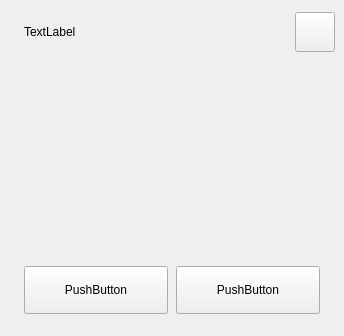
<?xml version="1.0" encoding="UTF-8"?>
<ui version="4.0">
 <class>StartUpPopUp</class>
 <widget class="QWidget" name="StartUpPopUp">
  <property name="geometry">
   <rect>
    <x>0</x>
    <y>0</y>
    <width>344</width>
    <height>336</height>
   </rect>
  </property>
  <property name="minimumSize">
   <size>
    <width>344</width>
    <height>336</height>
   </size>
  </property>
  <property name="maximumSize">
   <size>
    <width>344</width>
    <height>536</height>
   </size>
  </property>
  <property name="windowTitle">
   <string>Form</string>
  </property>
  <layout class="QVBoxLayout" name="verticalLayout_2">
   <property name="spacing">
    <number>0</number>
   </property>
   <property name="leftMargin">
    <number>0</number>
   </property>
   <property name="topMargin">
    <number>0</number>
   </property>
   <property name="rightMargin">
    <number>0</number>
   </property>
   <property name="bottomMargin">
    <number>0</number>
   </property>
   <item>
    <widget class="QWidget" name="verticalWidget" native="true">
     <property name="Style" stdset="0">
      <string>0</string>
     </property>
     <layout class="QVBoxLayout" name="verticalLayout">
      <property name="spacing">
       <number>0</number>
      </property>
      <property name="leftMargin">
       <number>0</number>
      </property>
      <property name="topMargin">
       <number>0</number>
      </property>
      <property name="rightMargin">
       <number>0</number>
      </property>
      <property name="bottomMargin">
       <number>0</number>
      </property>
      <item>
       <widget class="QWidget" name="titleWidget" native="true">
        <layout class="QVBoxLayout" name="verticalLayout_3">
         <property name="spacing">
          <number>0</number>
         </property>
         <property name="leftMargin">
          <number>0</number>
         </property>
         <property name="topMargin">
          <number>0</number>
         </property>
         <property name="rightMargin">
          <number>0</number>
         </property>
         <property name="bottomMargin">
          <number>0</number>
         </property>
         <item>
          <spacer name="verticalSpacer_4">
           <property name="orientation">
            <enum>Qt::Vertical</enum>
           </property>
           <property name="sizeType">
            <enum>QSizePolicy::Fixed</enum>
           </property>
           <property name="sizeHint" stdset="0">
            <size>
             <width>20</width>
             <height>12</height>
            </size>
           </property>
          </spacer>
         </item>
         <item>
          <layout class="QHBoxLayout" name="horizontalLayout">
           <property name="spacing">
            <number>0</number>
           </property>
           <item>
            <layout class="QVBoxLayout" name="verticalLayout_5">
             <property name="spacing">
              <number>0</number>
             </property>
             <item>
              <spacer name="verticalSpacer_6">
               <property name="orientation">
                <enum>Qt::Vertical</enum>
               </property>
               <property name="sizeType">
                <enum>QSizePolicy::Fixed</enum>
               </property>
               <property name="sizeHint" stdset="0">
                <size>
                 <width>20</width>
                 <height>9</height>
                </size>
               </property>
              </spacer>
             </item>
             <item>
              <layout class="QHBoxLayout" name="horizontalLayout_4">
               <property name="spacing">
                <number>0</number>
               </property>
               <item>
                <spacer name="horizontalSpacer">
                 <property name="orientation">
                  <enum>Qt::Horizontal</enum>
                 </property>
                 <property name="sizeType">
                  <enum>QSizePolicy::Fixed</enum>
                 </property>
                 <property name="sizeHint" stdset="0">
                  <size>
                   <width>24</width>
                   <height>20</height>
                  </size>
                 </property>
                </spacer>
               </item>
               <item>
                <widget class="QLabel" name="slideupTitle_label">
                 <property name="text">
                  <string>TextLabel</string>
                 </property>
                </widget>
               </item>
               <item>
                <spacer name="horizontalSpacer_2">
                 <property name="orientation">
                  <enum>Qt::Horizontal</enum>
                 </property>
                 <property name="sizeHint" stdset="0">
                  <size>
                   <width>40</width>
                   <height>20</height>
                  </size>
                 </property>
                </spacer>
               </item>
              </layout>
             </item>
             <item>
              <spacer name="verticalSpacer_5">
               <property name="orientation">
                <enum>Qt::Vertical</enum>
               </property>
               <property name="sizeType">
                <enum>QSizePolicy::Fixed</enum>
               </property>
               <property name="sizeHint" stdset="0">
                <size>
                 <width>20</width>
                 <height>9</height>
                </size>
               </property>
              </spacer>
             </item>
            </layout>
           </item>
           <item>
            <widget class="ClosePushButton" name="popup_close_btn">
             <property name="minimumSize">
              <size>
               <width>40</width>
               <height>40</height>
              </size>
             </property>
             <property name="maximumSize">
              <size>
               <width>40</width>
               <height>40</height>
              </size>
             </property>
             <property name="text">
              <string/>
             </property>
            </widget>
           </item>
           <item>
            <spacer name="horizontalSpacer_3">
             <property name="orientation">
              <enum>Qt::Horizontal</enum>
             </property>
             <property name="sizeType">
              <enum>QSizePolicy::Fixed</enum>
             </property>
             <property name="sizeHint" stdset="0">
              <size>
               <width>9</width>
               <height>20</height>
              </size>
             </property>
            </spacer>
           </item>
          </layout>
         </item>
         <item>
          <spacer name="verticalSpacer">
           <property name="orientation">
            <enum>Qt::Vertical</enum>
           </property>
           <property name="sizeType">
            <enum>QSizePolicy::Fixed</enum>
           </property>
           <property name="sizeHint" stdset="0">
            <size>
             <width>20</width>
             <height>21</height>
            </size>
           </property>
          </spacer>
         </item>
        </layout>
       </widget>
      </item>
      <item>
       <layout class="QHBoxLayout" name="horizontalLayout_3">
        <property name="spacing">
         <number>0</number>
        </property>
        <item>
         <layout class="QVBoxLayout" name="childWidget_layout">
          <property name="spacing">
           <number>0</number>
          </property>
          <property name="bottomMargin">
           <number>0</number>
          </property>
         </layout>
        </item>
       </layout>
      </item>
      <item>
       <spacer name="verticalSpacer_3">
        <property name="orientation">
         <enum>Qt::Vertical</enum>
        </property>
        <property name="sizeHint" stdset="0">
         <size>
          <width>20</width>
          <height>40</height>
         </size>
        </property>
       </spacer>
      </item>
      <item>
       <widget class="QWidget" name="buttonWidget" native="true">
        <property name="minimumSize">
         <size>
          <width>0</width>
          <height>0</height>
         </size>
        </property>
        <layout class="QVBoxLayout" name="verticalLayout_4">
         <property name="spacing">
          <number>0</number>
         </property>
         <property name="leftMargin">
          <number>0</number>
         </property>
         <property name="topMargin">
          <number>0</number>
         </property>
         <property name="rightMargin">
          <number>0</number>
         </property>
         <property name="bottomMargin">
          <number>0</number>
         </property>
         <item>
          <layout class="QHBoxLayout" name="horizontalLayout_2">
           <property name="spacing">
            <number>0</number>
           </property>
           <item>
            <spacer name="horizontalSpacer_4">
             <property name="orientation">
              <enum>Qt::Horizontal</enum>
             </property>
             <property name="sizeHint" stdset="0">
              <size>
               <width>40</width>
               <height>20</height>
              </size>
             </property>
            </spacer>
           </item>
           <item>
            <widget class="QPushButton" name="cancel_btn">
             <property name="minimumSize">
              <size>
               <width>144</width>
               <height>48</height>
              </size>
             </property>
             <property name="maximumSize">
              <size>
               <width>144</width>
               <height>48</height>
              </size>
             </property>
             <property name="text">
              <string>PushButton</string>
             </property>
            </widget>
           </item>
           <item>
            <spacer name="horizontalSpacer_5">
             <property name="orientation">
              <enum>Qt::Horizontal</enum>
             </property>
             <property name="sizeType">
              <enum>QSizePolicy::Fixed</enum>
             </property>
             <property name="sizeHint" stdset="0">
              <size>
               <width>8</width>
               <height>20</height>
              </size>
             </property>
            </spacer>
           </item>
           <item>
            <widget class="QPushButton" name="select_btn">
             <property name="minimumSize">
              <size>
               <width>144</width>
               <height>48</height>
              </size>
             </property>
             <property name="maximumSize">
              <size>
               <width>144</width>
               <height>48</height>
              </size>
             </property>
             <property name="text">
              <string>PushButton</string>
             </property>
            </widget>
           </item>
           <item>
            <spacer name="horizontalSpacer_6">
             <property name="orientation">
              <enum>Qt::Horizontal</enum>
             </property>
             <property name="sizeHint" stdset="0">
              <size>
               <width>40</width>
               <height>20</height>
              </size>
             </property>
            </spacer>
           </item>
          </layout>
         </item>
        </layout>
       </widget>
      </item>
      <item>
       <spacer name="verticalSpacer_2">
        <property name="orientation">
         <enum>Qt::Vertical</enum>
        </property>
        <property name="sizeType">
         <enum>QSizePolicy::Fixed</enum>
        </property>
        <property name="sizeHint" stdset="0">
         <size>
          <width>20</width>
          <height>22</height>
         </size>
        </property>
       </spacer>
      </item>
     </layout>
    </widget>
   </item>
  </layout>
 </widget>
 <customwidgets>
  <customwidget>
   <class>ClosePushButton</class>
   <extends>QPushButton</extends>
   <header>StartUpWidgetPushButtons.h</header>
  </customwidget>
 </customwidgets>
 <resources/>
 <connections/>
</ui>
